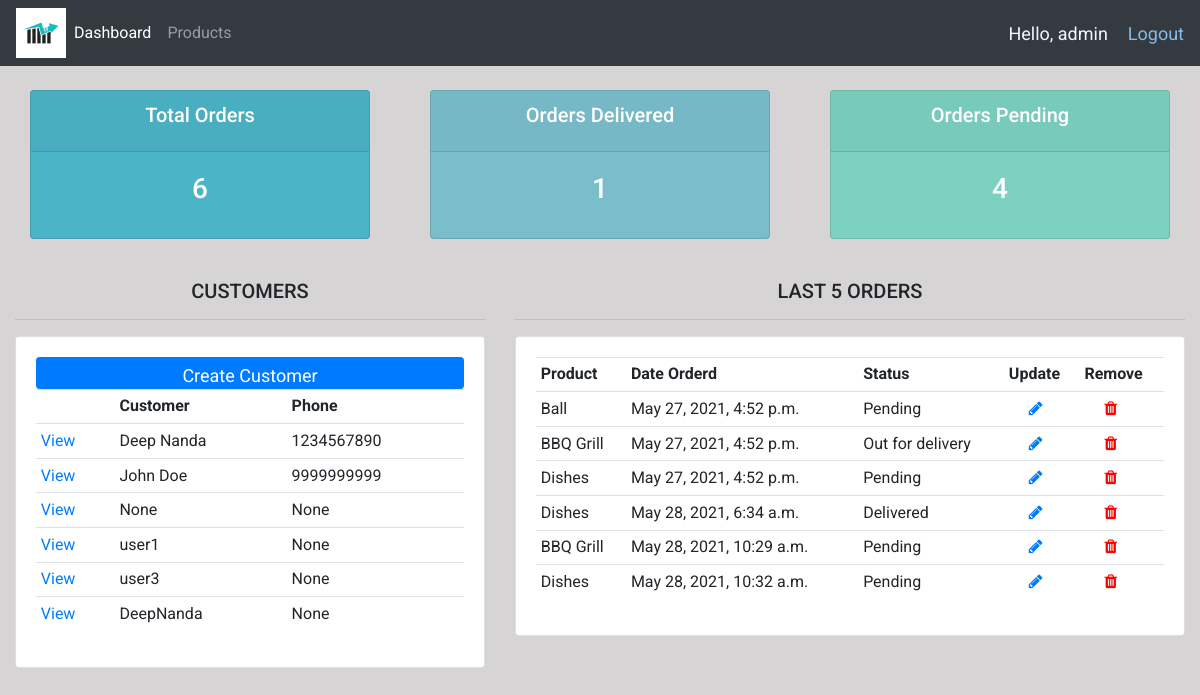
The app's page / (signed in) with its own data.
### accounts/models.py (models this page shows, shortened)
class Customer(models.Model):
    user = models.OneToOneField(User, null=True, on_delete=models.CASCADE)
    name = models.CharField(max_length=255, null=True)
    phone = models.CharField(max_length=200, null=True)
    email = models.EmailField(max_length=200, null=True)
    profile_pic = models.ImageField(default="default.png", null=True, blank=True)
    date_created = models.DateTimeField(auto_now_add=True, null=True)

class Order(models.Model):
    customer = models.ForeignKey(Customer, null=True, on_delete=models.SET_NULL)
    product = models.ForeignKey(Product, null=True, on_delete=models.SET_NULL)
    status = models.CharField(max_length=200, null=True, choices=STATUS)
    date_created = models.DateTimeField(auto_now_add=True, null=True)
    note = models.CharField(max_length=1000, null=True)

class Product(models.Model):
    name = models.CharField(max_length=255, null=True)
    price = models.FloatField(max_length=200, null=True)
    category = models.CharField(max_length=200, null=True, choices=CATEGORY)
    description = models.CharField(max_length=200, null=True, blank=True)
    date_created = models.DateTimeField(auto_now_add=True, null=True)
    tags = models.ManyToManyField(Tag)
    def __str__(self):
        return self.name

### accounts/decorators.py (the view)
    def wrapper_func(request, *args, **kwargs):
        group = None
        if request.user.groups.exists():
            group = request.user.groups.all()[0].name
        if group == "customer":
            return redirect("/user")
        elif group == "admin":
            return view_func(request, *args, **kwargs)

### accounts/views.py (called while the page is built)
@login_required(login_url="login")
@admin_only
def home(request):
    orders = Order.objects.all()
    customers = Customer.objects.all()
    context = {}
    total_customers = customers.count()
    total_orders = orders.count()
    delivered = orders.filter(status="Delivered").count()
    pending = orders.filter(status="Pending").count()
    context = {
        "orders": orders,
        "customers": customers,
        "total_customers": total_customers,
        "total_orders": total_orders,
        "delivered": delivered,
        "pending": pending,
    }
    return render(request, "accounts/dashboard.html", context)

### accounts/templates/accounts/dashboard.html
{% extends 'accounts/main.html' %} {% block content %}
{% include 'accounts/status.html'%}
<br />
<div class="row">
  <div class="col-md-5">
    <h5 style="text-align: center;" >CUSTOMERS</h5>
    <hr />
    <div class="card card-body">
      <a class="btn btn-primary btn-sm btn-block" style="height: 32px;font-size:18px" href="">Create Customer</a>
      <table class="table table-sm">
        <tr>
          <th></th>
          <th>Customer</th>
          <th>Phone</th>
        </tr>
        {% for customer in customers %}
        <tr>
          <td><a href="{% url 'customer' customer.id %}">View</a></td>
          <td>{{customer.name}}</td>
          <td>{{customer.phone}}</td>
        </tr>
        {% endfor %}
      </table>
    </div>
  </div>
  <div class="col-md-7">
    <h5 style="text-align: center;">LAST 5 ORDERS</h5>
    <hr />
    <div class="card card-body">
      <table class="table table-sm">
        <tr>
          <th>Product</th>
          <th>Date Orderd</th>
          <th>Status</th>
          <th>Update</th>
          <th>Remove</th>
        </tr>
        {% for order in orders %}
        <tr>
          <td>{{order.product}}</td>
          <td>{{order.date_created}}</td>
          <td>{{order.status}}</td>
          <td style="left: 20px;position:relative;" ><a href="{% url 'update_order' order.id %}"><i class="fa fa-pencil"></i></a></td>
          <td style="left: 20px;position:relative;"><a href="{% url 'delete_order' order.id %}"><i class="fa fa-trash" style="color:red"></i></a></td>
        </tr>
        {% endfor %}
      </table>
    </div>
  </div>
</div>
{% endblock %}

### accounts/templates/accounts/main.html (shortened to what this page needs)
{% load static %}
<!DOCTYPE html>
<html>
  <head>
    <link
      rel="stylesheet"
      href="https://stackpath.bootstrapcdn.com/bootstrap/4.3.1/css/bootstrap.min.css"
    />
    <link rel="stylesheet" type="text/css" href="{% static 'css/main.css' %}" />
    <link
      rel="stylesheet"
      href="https://cdnjs.cloudflare.com/ajax/libs/font-awesome/4.7.0/css/font-awesome.min.css"
    />
  </head>
  <body>
    {% include 'accounts/navbar.html' %}
    <div class="container-fluid">{% block content %} {% endblock %}</div>
  </body>
</html>

### accounts/templates/accounts/navbar.html (shortened to what this page needs)
{% load static %}
<nav class="navbar navbar-expand-lg navbar-dark bg-dark">
  <img src="{% static 'images/logo.jpg' %}" width="50" height="50" />
  <div class="collapse navbar-collapse" id="navbarNav">
    <ul class="navbar-nav">
      {% if request.user.is_staff %}
      <li class="nav-item active">
        <a class="nav-link" href="{% url 'home' %}">Dashboard</a>
      </li>
      <li class="nav-item">
        <a class="nav-link" href="{% url 'products' %}">Products</a>
      </li>
      {% else %}
      <li class="nav-item">
        <a class="nav-link" href="{% url 'account' %}">Settings</a>
      </li>
      {% endif %}
    </ul>
  </div>
  <span style="color: aliceblue; font-size: 18px"
    >Hello, {{request.user}}
  </span>
  <span
    ><a
      href="{% url 'logout' %}"
      style="margin-left: 20px; color: rgb(132, 187, 235); font-size: 18px"
    >
      Logout</a
    ></span
  >
</nav>

### accounts/templates/accounts/status.html
<br />
<div class="row">
  <div class="col">
    <div class="col-md">
      <div class="card text-center text-white mb-3" id="total-orders">
        <div class="card-header">
          <h5 class="card-title">Total Orders</h5>
        </div>
        <div class="card-body">
          <h3 class="card-title">{{total_orders}}</h3>
        </div>
      </div>
    </div>
  </div>
  <div class="col">
    <div class="col-md">
      <div class="card text-center text-white mb-3" id="orders-delivered">
        <div class="card-header">
          <h5 class="card-title">Orders Delivered</h5>
        </div>
        <div class="card-body">
          <h3 class="card-title">{{delivered}}</h3>
        </div>
      </div>
    </div>
  </div>
  <div class="col">
    <div class="col-md">
      <div class="card text-center text-white mb-3" id="orders-pending">
        <div class="card-header">
          <h5 class="card-title">Orders Pending</h5>
        </div>
        <div class="card-body">
          <h3 class="card-title">{{pending}}</h3>
        </div>
      </div>
    </div>
  </div>
</div>

### static/css/main.css (style rules this page uses)
body { background-color: #d6d4d4; font-family: "Roboto", sans-serif; }
#total-orders { background-color: #4cb4c7; }
#orders-delivered { background-color: #7abecc; }
#orders-pending { background-color: #7cd1c0; }

### records on screen
Customer: name "Deep Nanda", phone "1234567890"
Customer: name "John Doe", phone "9999999999"
Customer: name "None", phone "None"
Customer: name "user1", phone "None"
Customer: name "user3", phone "None"
Customer: name "DeepNanda", phone "None"
Order: product "Ball", date_created "May 27, 2021, 4:52 p.m.", status "Pending"
Order: product "BBQ Grill", date_created "May 27, 2021, 4:52 p.m.", status "Out for delivery"
Order: product "Dishes", date_created "May 27, 2021, 4:52 p.m.", status "Pending"
Order: product "Dishes", date_created "May 28, 2021, 6:34 a.m.", status "Delivered"
Order: product "BBQ Grill", date_created "May 28, 2021, 10:29 a.m.", status "Pending"
Order: product "Dishes", date_created "May 28, 2021, 10:32 a.m.", status "Pending"

### other values on screen
{{ request.user }} "admin"
{{ total_orders }} "6"
{{ delivered }} "1"
{{ pending }} "4"
